Frame 1 (no input): blank canvas, image omitted
Frame 60 (the mouse pressed at the canvas centre just before this capture): blank canvas, image omitted
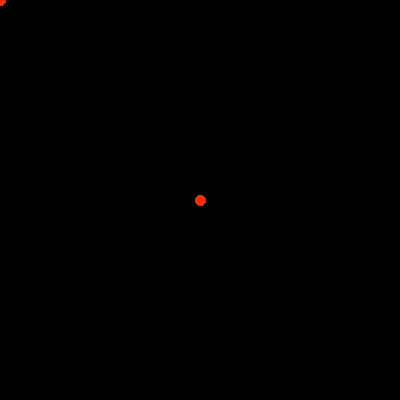
Frame 120 (the mouse held since frame 60 and released just before this capture)

The Processing sketch whose frames 1 and 60 were blank and that drew this single picture after the mouse press (run headless with seeded random() and noise(); from frame 60 on, the mouse is pressed at the canvas centre):

// Processing sketch: processing_187281
// ── processing_187281.pde

void setup() {
size(400,400);
background(0,0,0);
}

void draw() {
line(mouseX,mouseY,mouseX,mouseY);
stroke(255,40,0);
strokeWeight(10);
}

void mousePressed() {
background(0,0,0);
}
